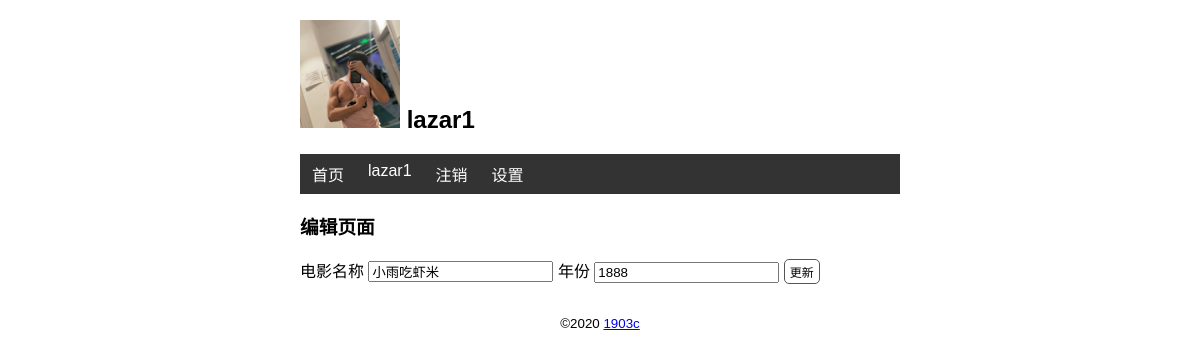
The app's page /movie/edit/3 (signed in), older data.
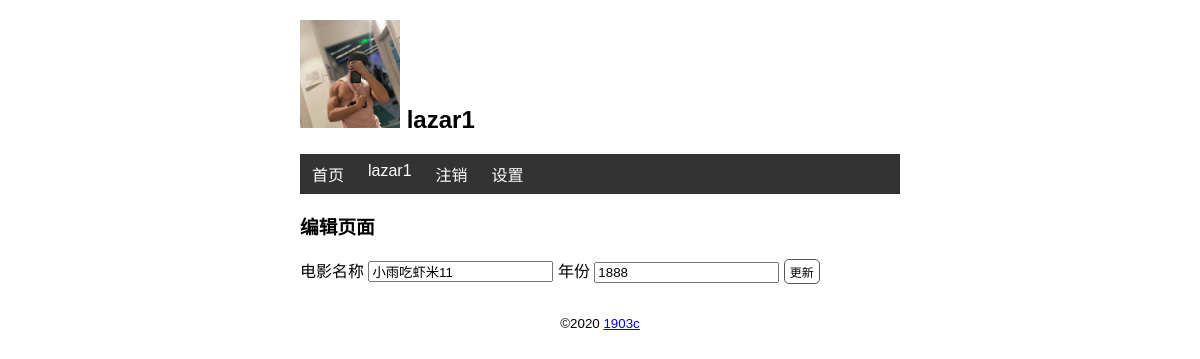
The same page, newer data.
### watchlist/models.py (models this page shows)
class Movie(db.Model):
    id = db.Column(db.Integer,primary_key=True)
    title = db.Column(db.String(60))
    year = db.Column(db.String(4))

### watchlist/views.py (the view, shortened to what this page needs)
@app.route('/movie/edit/<int:movie_id>',methods=["GET","POST"])
@login_required
def edit(movie_id):
    movie = Movie.query.get_or_404(movie_id)
    return render_template('edit.html',movie=movie)

### watchlist/__init__.py (called while the page is built)
@login_manager.user_loader
def load_user(user_id):    #这个是在创建用户的加载  回调函数接受用户ID作为阐述
    from watchlist.models import User
    user = User.query.get(user_id)
    return user

@app.context_processor
def common_user():
    from watchlist.models import User
    user = User.query.first()
    return dict(name=user)

### watchlist/templates/edit.html
{% extends 'bass.html' %}
{% block content %}
<h3>编辑页面</h3>
<form action="" method="post">
    电影名称 <input type="text" name="title" autocomplete="off" value="{{ movie.title }}" required>
    年份 <input type="text" name="year" autocomplete="off" value="{{ movie.year }}" required>
    <input class="btn" type="submit" value="更新">
</form>
{% endblock %}

Row changes from the older to the newer data that the page shows:
changed Movie: title "小雨吃虾米" → "小雨吃虾米11"
